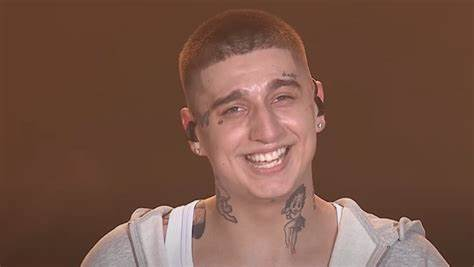
#> input picture PycharmProjects/ImageFilteringTechniques/source/OIP.jpeg, 474 x 267 px, found by its file name
$ python finalHybrid.py
#> lines starting #> are read from the running program, lines starting #| are printed output that depends on the picture
import cv2
import os
import numpy as np
import matplotlib.pyplot as plt
from skimage import img_as_float
from skimage.restoration import estimate_sigma
from scipy.fftpack import fft2, fftshift
from skimage.metrics import peak_signal_noise_ratio as psnr, mean_squared_error as mse, structural_similarity as ssim

# Noise Detection
def detect_noise(image):
    gray_image = cv2.cvtColor(image, cv2.COLOR_RGB2GRAY)

    # Luminance Noise
    luminance_var = np.var(gray_image)

    # Chromatic Noise
    red_channel = image[:, :, 0]
    green_channel = image[:, :, 1]
    blue_channel = image[:, :, 2]
    chromatic_var = np.var(red_channel) + np.var(green_channel) + np.var(blue_channel)

    # Banding Noise
    f_transform = fftshift(fft2(gray_image))
    f_transform_magnitude = np.abs(f_transform)
    banding_detected = np.max(f_transform_magnitude) > 1e6

    # Shot Noise
    sigma_r = estimate_sigma(red_channel, average_sigmas=True)
    sigma_g = estimate_sigma(green_channel, average_sigmas=True)
    sigma_b = estimate_sigma(blue_channel, average_sigmas=True)
    shot_noise_detected = (sigma_r + sigma_g + sigma_b) / 3 > 0.5

    return luminance_var, chromatic_var, banding_detected, shot_noise_detected

# Noise Removal Based on Detected Noise
def remove_noise(image, luminance_var, chromatic_var, banding_detected, shot_noise_detected):
    filtered_image = image

    # Luminance Noise
    if luminance_var > 1000:
        filtered_image1 = cv2.bilateralFilter(image, d=9, sigmaColor=75, sigmaSpace=75)
        filtered_image = cv2.fastNlMeansDenoisingColored(filtered_image1, None, h=10, templateWindowSize=7,
                                                         searchWindowSize=21)

    # Chromatic Noise
    if chromatic_var > 10000:
        filtered_image1 = cv2.fastNlMeansDenoisingColored(filtered_image, None, h=10, templateWindowSize=7, searchWindowSize=21)
        filtered_image = cv2.bilateralFilter(filtered_image1, d=9, sigmaColor=75, sigmaSpace=75)

    # Banding Noise
    if banding_detected:
        print("Banding noise detected - custom frequency filtering required")

    # Shot Noise
    if shot_noise_detected:
        filtered_image = cv2.fastNlMeansDenoisingColored(filtered_image, None, h=10, templateWindowSize=7, searchWindowSize=21)

    return filtered_image

# Calculate PSNR, MSE, SSIM
def calculate_metrics(original, filtered):
    psnr_value = psnr(original, filtered)
    mse_value = mse(original, filtered)
    ssim_value = ssim(original, filtered, win_size=3, channel_axis=-1)
    return psnr_value, mse_value, ssim_value

# Function to plot bar charts for PSNR, MSE, SSIM
def plot_metrics(psnr_value, mse_value, ssim_value):
    metrics = ['PSNR', 'MSE', 'SSIM']
    original_values = [psnr_value, mse_value, ssim_value]
    filtered_values = [psnr_value, mse_value, ssim_value]

    # Bar chart for original and filtered image metrics
    fig, ax = plt.subplots(1, 2, figsize=(12, 6))

    # Plot Original Image Metrics
    ax[0].bar(metrics, original_values, color=['blue', 'orange', 'green'])
    ax[0].set_title('Original Image Metrics')
    ax[0].set_ylim([0, max(original_values) + 10])

    # Plot Filtered Image Metrics
    ax[1].bar(metrics, filtered_values, color=['blue', 'orange', 'green'])
    ax[1].set_title('Filtered Image Metrics')
    ax[1].set_ylim([0, max(filtered_values) + 10])

    plt.show()

# Main function
if __name__ == "__main__":
    image_path = '/source/OIP.jpeg'

    if not os.path.exists(image_path):
        raise FileNotFoundError(f"Image file not found at {image_path}")

    original_image = cv2.imread(image_path)
#> original_image is the input picture: shape (267, 474, 3); mean B, G, R 70.3, 84.4, 119.9
    if original_image is None:
        raise ValueError(f"Failed to load the image. Please check the file path: {image_path}")

    original_image = cv2.cvtColor(original_image, cv2.COLOR_BGR2RGB)

    # Detect Noise Types
    luminance_var, chromatic_var, banding_detected, shot_noise_detected = detect_noise(original_image)
#> in detect_noise, `gray_image = cv2.cvtColor(image, cv2.COLOR_RGB2GRAY)`:
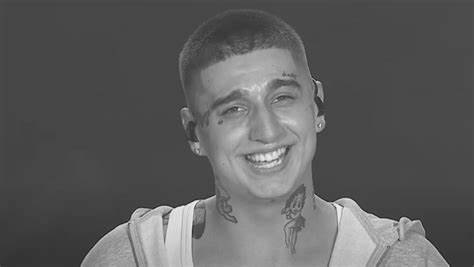
#> gray_image: shape (267, 474); min 15, max 250, mean 93.4
#> in detect_noise, `luminance_var = np.var(gray_image)`: luminance_var = 1496.1
#> in detect_noise, `red_channel = image[:, :, 0]`:
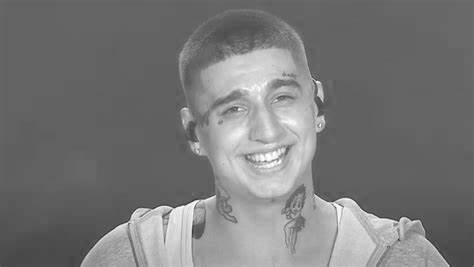
#> red_channel: shape (267, 474); min 36, max 255, mean 119.9
#> in detect_noise, `blue_channel = image[:, :, 2]`:
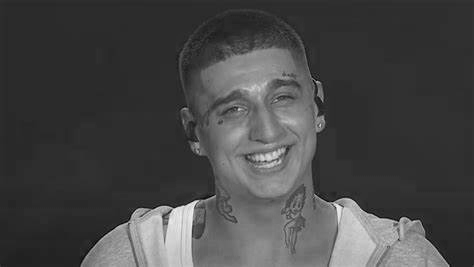
#> blue_channel: shape (267, 474); min 0, max 249, mean 70.3
#> in detect_noise, `chromatic_var = np.var(red_channel) + np.var(green_channel) + np.var(b..`: chromatic_var = 4820.2
#> in detect_noise, `banding_detected = np.max(f_transform_magnitude) > 1e6`: banding_detected = True
#> in detect_noise, `sigma_r = estimate_sigma(red_channel, average_sigmas=True)`: sigma_r = 6.17e-17
#> in detect_noise, `sigma_g = estimate_sigma(green_channel, average_sigmas=True)`: sigma_g = 5.14e-17
#> in detect_noise, `sigma_b = estimate_sigma(blue_channel, average_sigmas=True)`: sigma_b = 6.17e-17
#> in detect_noise, `shot_noise_detected = (sigma_r + sigma_g + sigma_b) / 3 > 0.5`: shot_noise_detected = False
#> luminance_var = 1496.1; chromatic_var = 4820.2; banding_detected = True; shot_noise_detected = False

    print(f"Luminance Noise Variance: {luminance_var:.2f}")
#| Luminance Noise Variance: 1496.06
    print(f"Chromatic Noise Variance: {chromatic_var:.2f}")
#| Chromatic Noise Variance: 4820.16
    print(f"Banding Detected: {banding_detected}")
#| Banding Detected: True
    print(f"Shot Noise Detected: {shot_noise_detected}")
#| Shot Noise Detected: False

    # Apply noise removal based on detection
    filtered_image = remove_noise(original_image, luminance_var, chromatic_var, banding_detected, shot_noise_detected)

    # Calculate metrics
    psnr_value, mse_value, ssim_value = calculate_metrics(original_image, filtered_image)
#> in calculate_metrics, `psnr_value = psnr(original, filtered)`: psnr_value = 32.49
#> in calculate_metrics, `mse_value = mse(original, filtered)`: mse_value = 36.66
#> in calculate_metrics, `ssim_value = ssim(original, filtered, win_size=3, channel_axis=-1)`: ssim_value = 0.904
#> psnr_value = 32.49; mse_value = 36.66; ssim_value = 0.904

    print(f"PSNR: {psnr_value:.2f}")
#| PSNR: 32.49
    print(f"MSE: {mse_value:.2f}")
#| MSE: 36.66
    print(f"SSIM: {ssim_value:.2f}")
#| SSIM: 0.90

    # Plot metrics bar chart
    plot_metrics(psnr_value, mse_value, ssim_value)
#> in plot_metrics, `original_values = [psnr_value, mse_value, ssim_value]`: original_values = [32.49, 36.66, 0.904]
#> in plot_metrics, `plt.show()`:
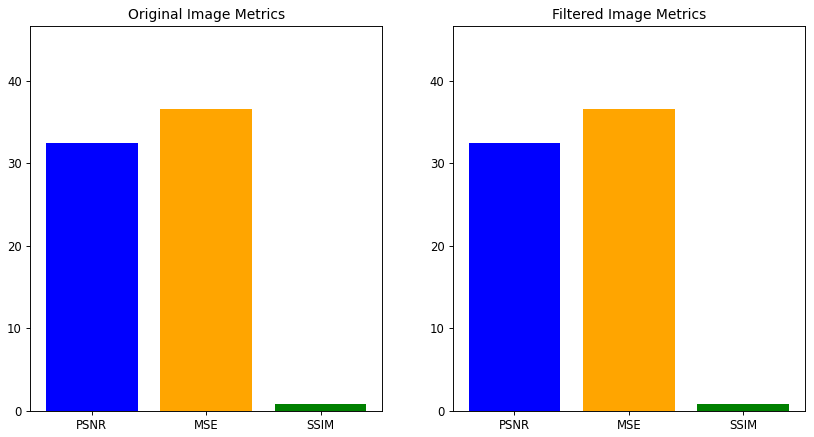
#> figure drawn by matplotlib, 2 panels; panel 1: tallest bar 36.66 high, from x = 0.6 to 1.4; panel 2: tallest bar 36.66 high, from x = 0.6 to 1.4
